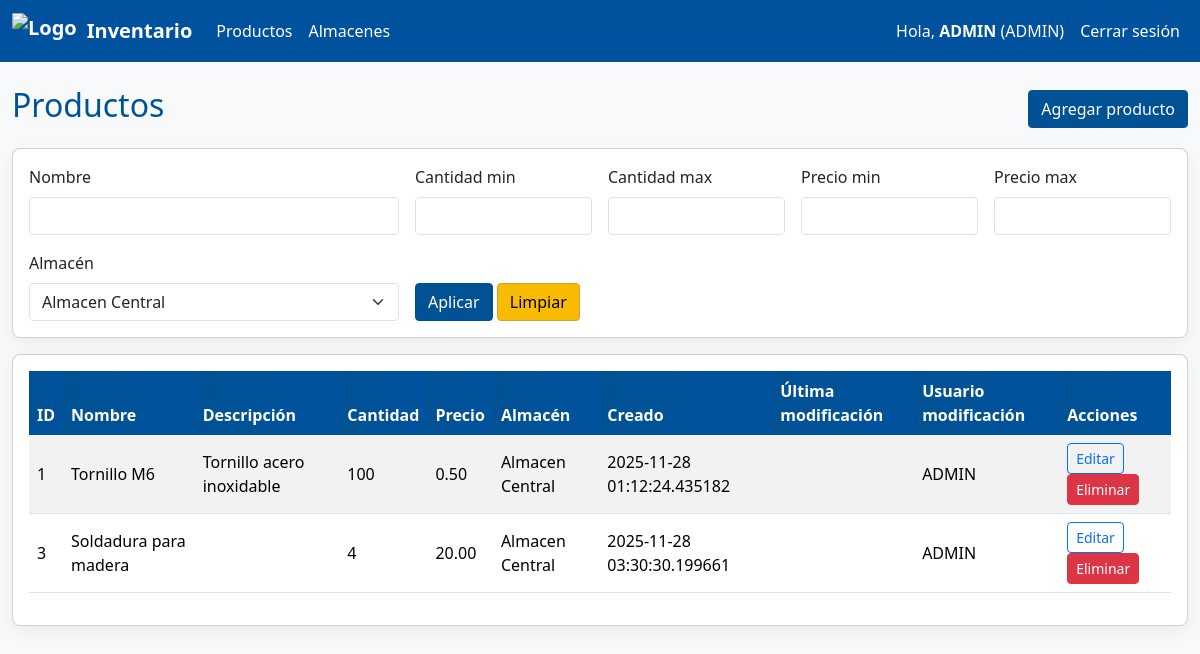
/productos/?almacen_id=1 (signed in), run on the app's committed database.
### app/models.py (models this page shows, shortened)
class User(UserMixin, db.Model):
    __tablename__ = 'usuarios'
    nombre = db.Column(db.String(64), primary_key=True)  # usar nombre como PK según requerimiento
    password = db.Column(db.String(255), nullable=False)
    fecha_hora_ultimo_inicio = db.Column(db.DateTime, nullable=True)
    rol = db.Column(db.String(20), nullable=False)

class Producto(db.Model):
    __tablename__ = 'productos'
    id = db.Column(db.Integer, primary_key=True)
    nombre = db.Column(db.String(200), nullable=False)
    descripcion = db.Column(db.Text, nullable=True)
    cantidad = db.Column(db.Integer, nullable=False, default=0)
    precio = db.Column(db.Float, nullable=False, default=0.0)
    almacen_id = db.Column(db.Integer, db.ForeignKey('almacenes.id'), nullable=True)
    almacen = db.relationship('Almacen', back_populates='productos')
    fecha_hora_creacion = db.Column(db.DateTime, nullable=False, default=datetime.utcnow)
    fecha_hora_ultima_modificacion = db.Column(db.DateTime, nullable=True, onupdate=datetime.utcnow)
    ultimo_usuario_en_modificar = db.Column(db.String(64), nullable=True)

class Almacen(db.Model):
    __tablename__ = 'almacenes'
    id = db.Column(db.Integer, primary_key=True)
    nombre = db.Column(db.String(200), nullable=False)
    fecha_hora_creacion = db.Column(db.DateTime, nullable=False, default=datetime.utcnow)
    fecha_hora_ultima_modificacion = db.Column(db.DateTime, nullable=True, onupdate=datetime.utcnow)
    ultimo_usuario_en_modificar = db.Column(db.String(64), nullable=True)
    productos = db.relationship('Producto', back_populates='almacen', cascade="all, delete-orphan")

### app/products.py (the view)
@bp.route('/')
@login_required
def list():
    q = Producto.query.join(Almacen, isouter=True)
    nombre = request.args.get('nombre')
    if nombre:
        q = q.filter(Producto.nombre.ilike(f'%{nombre}%'))
    try:
        cmin = request.args.get('cantidad_min')
        if cmin is not None and cmin != '':
            q = q.filter(Producto.cantidad >= int(cmin))
        cmax = request.args.get('cantidad_max')
        if cmax is not None and cmax != '':
            q = q.filter(Producto.cantidad <= int(cmax))
    except ValueError:
        pass
    try:
        pmin = request.args.get('precio_min')
        if pmin is not None and pmin != '':
            q = q.filter(Producto.precio >= float(pmin))
        pmax = request.args.get('precio_max')
        if pmax is not None and pmax != '':
            q = q.filter(Producto.precio <= float(pmax))
    except ValueError:
        pass
    almacen_id = request.args.get('almacen_id')
    if almacen_id:
        q = q.filter(Producto.almacen_id == int(almacen_id))
    productos = q.all()
    almacenes = Almacen.query.all()
    return render_template('list.html', productos=productos, almacenes=almacenes)

### app/models.py (called while the page is built)
@login_manager.user_loader
def load_user(user_id):
    return User.query.get(user_id)

### app/templates/products/list.html (shortened to what this page needs)
{% extends "base.html" %}
{% block content %}
<div class="d-flex justify-content-between align-items-center mb-3">
  <h2>Productos</h2>
  {% if current_user.is_authenticated and (current_user.rol == 'ADMIN' or current_user.rol == 'PRODUCTOS') %}
    <a class="btn btn-primary btn-rounded" href="{{ url_for('products.create') }}">Agregar producto</a>
  {% endif %}
</div>
<div class="card mb-3 p-3">
  <form class="row g-3" method="get">
    <div class="col-md-4">
      <label class="form-label">Nombre</label>
      <input name="nombre" class="form-control" value="{{ request.args.get('nombre','') }}">
    </div>
    <div class="col-md-2">
      <label class="form-label">Cantidad min</label>
      <input name="cantidad_min" class="form-control" value="{{ request.args.get('cantidad_min','') }}">
    </div>
    <div class="col-md-2">
      <label class="form-label">Cantidad max</label>
      <input name="cantidad_max" class="form-control" value="{{ request.args.get('cantidad_max','') }}">
    </div>
    <div class="col-md-2">
      <label class="form-label">Precio min</label>
      <input name="precio_min" class="form-control" value="{{ request.args.get('precio_min','') }}">
    </div>
    <div class="col-md-2">
      <label class="form-label">Precio max</label>
      <input name="precio_max" class="form-control" value="{{ request.args.get('precio_max','') }}">
    </div>
    <div class="col-md-4">
      <label class="form-label">Almacén</label>
      <select name="almacen_id" class="form-select">
        {% for a in almacenes %}
        <option value="{{ a.id }}" {% if request.args.get('almacen_id')==a.id|string %}selected{% endif %}>{{ a.nombre }}</option>
        {% endfor %}
      </select>
    </div>
    <div class="col-md-4 align-self-end">
      <button class="btn btn-primary btn-rounded">Aplicar</button>
      <a class="btn btn-secondary btn-rounded" href="{{ url_for('products.list') }}">Limpiar</a>
    </div>
  </form>
</div>
<div class="card p-3">
  <div class="table-responsive">
    <table class="table table-striped">
      <thead>
        <tr>
          <th>ID</th><th>Nombre</th><th>Descripción</th><th>Cantidad</th><th>Precio</th><th>Almacén</th><th>Creado</th><th>Última modificación</th><th>Usuario modificación</th><th>Acciones</th>
        </tr>
      </thead>
      <tbody>
        {% for p in productos %}
        <tr>
          <td>{{ p.id }}</td>
          <td>{{ p.nombre }}</td>
          <td>{{ p.descripcion or '' }}</td>
          <td>{{ p.cantidad }}</td>
          <td>{{ "{:.2f}".format(p.precio) }}</td>
          <td>{{ p.almacen.nombre if p.almacen else '-' }}</td>
          <td>{{ p.fecha_hora_creacion }}</td>
          <td>{{ p.fecha_hora_ultima_modificacion or '' }}</td>
          <td>{{ p.ultimo_usuario_en_modificar or '' }}</td>
          <td>
            {% if current_user.is_authenticated and (current_user.rol == 'ADMIN' or current_user.rol == 'PRODUCTOS') %}
              <a class="btn btn-sm btn-outline-primary btn-rounded" href="{{ url_for('products.edit', id=p.id) }}">Editar</a>
              <form method="post" action="{{ url_for('products.delete', id=p.id) }}" style="display:inline;" onsubmit="return confirm('¿Seguro que desea eliminar este producto?');">
                <button class="btn btn-sm btn-danger btn-rounded">Eliminar</button>
              </form>
            {% else %}
              <span class="text-muted">No autorizado</span>
            {% endif %}
          </td>
        </tr>
        {% else %}
        <tr><td colspan="10">No hay productos.</td></tr>
        {% endfor %}
      </tbody>
    </table>
  </div>
</div>
{% endblock %}

### app/templates/base.html (shortened to what this page needs)
<!doctype html>
<html lang="es">
<head>
  <link href="https://cdn.jsdelivr.net/npm/bootstrap@5.3.2/dist/css/bootstrap.min.css" rel="stylesheet">
  <link rel="stylesheet" href="{{ url_for('static', filename='css/style.css') }}">
</head>
<body class="bg-light">
<nav class="navbar navbar-expand-lg navbar-dark bg-unison">
  <div class="container-fluid">
    <a class="navbar-brand d-flex align-items-center" href="{{ url_for('index') }}">
      <img src="{{ url_for('static', filename='images/Escudo-Color.png') }}" alt="Logo" style="height:36px; margin-right:10px;">
      <span>Inventario</span>
    </a>
    <div class="collapse navbar-collapse" id="mainNav">
      <ul class="navbar-nav me-auto mb-2 mb-lg-0">
        <li class="nav-item"><a class="nav-link" href="{{ url_for('products.list') }}">Productos</a></li>
        <li class="nav-item"><a class="nav-link" href="{{ url_for('warehouses.list') }}">Almacenes</a></li>
      </ul>
      <ul class="navbar-nav ms-auto">
        {% if current_user.is_authenticated %}
          <li class="nav-item">
            <span class="nav-link">Hola, <strong>{{ current_user.nombre }}</strong> ({{ current_user.rol }})</span>
          </li>
          <li class="nav-item"><a class="nav-link" href="{{ url_for('auth.logout') }}">Cerrar sesión</a></li>
        {% else %}
          <li class="nav-item"><a class="nav-link" href="{{ url_for('auth.login') }}">Iniciar sesión</a></li>
        {% endif %}
      </ul>
    </div>
  </div>
</nav>
<div class="container mt-4">
  {% block content %}{% endblock %}
</div>
</body>
</html>

### app/static/css/style.css (style rules this page uses)
:root { --azul-unison:#00529e; --azul-oscuro:#015294; --dorado:#f8bb00; --dorado-oscuro:#d99e30; --radio: 4px; }
body { font-family: "Segoe UI", "Segoe UI Historic", system-ui, -apple-system, Roboto, "Helvetica Neue", Arial, sans-serif; color: #111; }
.container { max-width: 1200px; }
.bg-unison { background-color: var(--azul-unison) !important; }
.navbar .nav-link { color: #fff !important; }
.navbar .navbar-brand { color: #fff !important; font-weight:600; }
.btn-rounded { border-radius: var(--radio) !important; }
.btn { border-radius: var(--radio) !important; }
input.form-control, textarea.form-control, select.form-select { border-radius: var(--radio) !important; }
.btn-primary { background-color: var(--azul-oscuro) !important; border-color: var(--azul-oscuro) !important; color: #fff !important; }
.btn-secondary { background-color: var(--dorado) !important; border-color: var(--dorado-oscuro) !important; color: #000 !important; }
.card { border-radius: 8px; box-shadow: 0 6px 18px rgba(0,0,0,0.06); }
.table thead th { background: linear-gradient(90deg, var(--azul-oscuro), var(--azul-unison)); color: #fff; border-bottom: none; }
.table tbody td { vertical-align: middle; }
h1, h2, h3 { color: var(--azul-oscuro); }

### app/templates/base.html (style rules this page uses)
body { font-family: "Segoe UI", "Segoe UI Historic", system-ui, -apple-system, Roboto, "Helvetica Neue", Arial, sans-serif; }

### data on the page
User: nombre "ADMIN", rol "ADMIN"
Producto: id "1", nombre "Tornillo M6", descripcion "Tornillo acero inoxidable", cantidad "100", precio "0.50", almacen "Almacen Central", fecha_hora_creacion "2025-11-28 01:12:24.435182", ultimo_usuario_en_modificar "ADMIN"
Producto: id "3", nombre "Soldadura para madera", cantidad "4", precio "20.00", almacen "Almacen Central", fecha_hora_creacion "2025-11-28 03:30:30.199661", ultimo_usuario_en_modificar "ADMIN"

### other printed values
form field almacen_id "Almacen Central"
